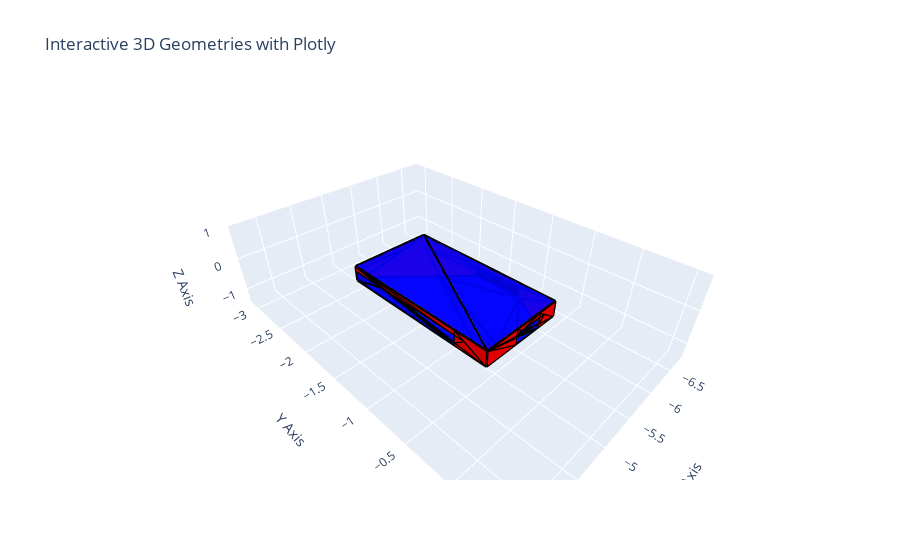

Notebook code for this chart:
### Code cell
ifc_plotter = IfcPlotter()

element = ifcfile.elements[0]
print(element.name)

ifc_plotter.interactive_plot(elements=[element], collisions=[element.formwork])
